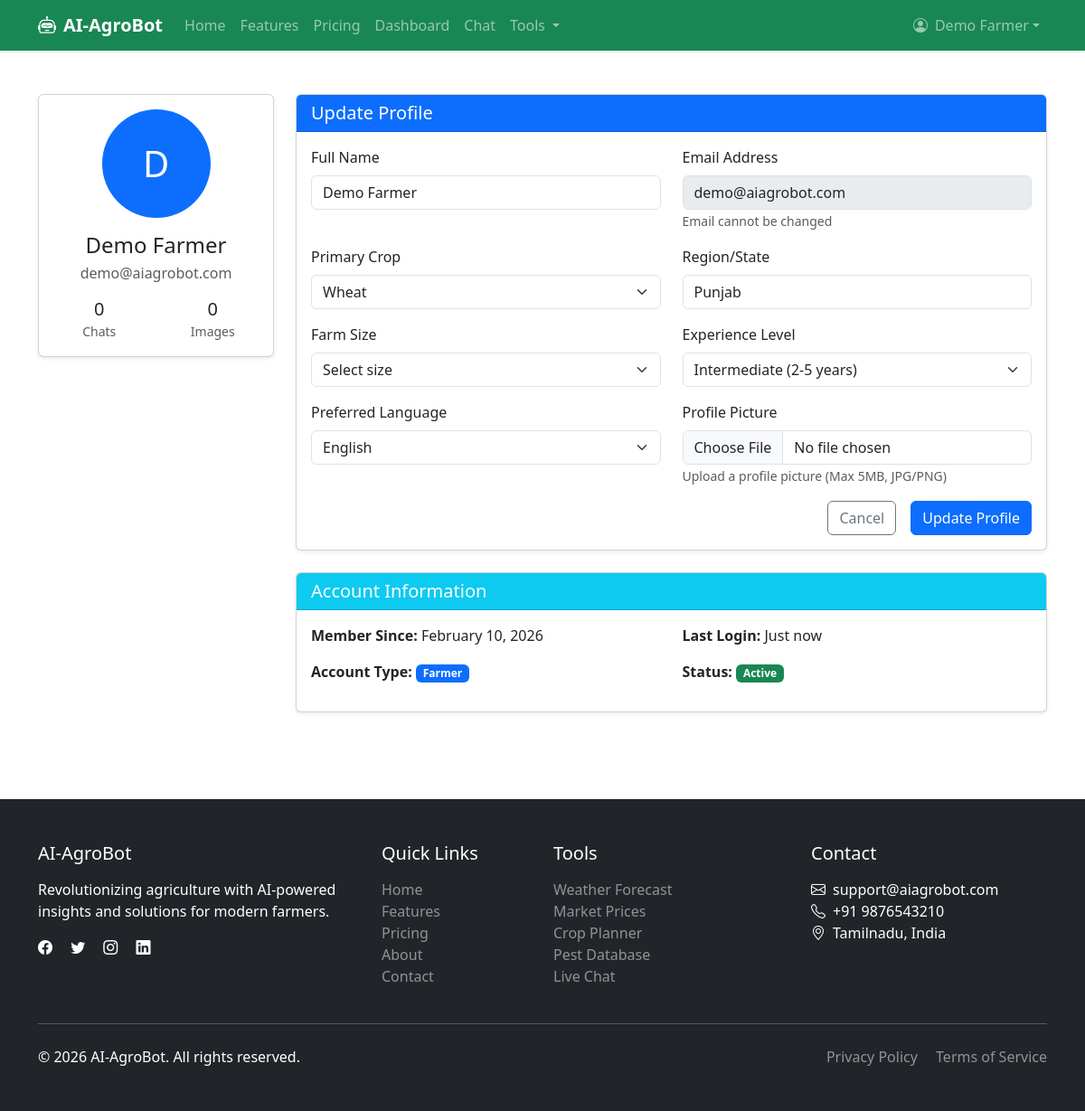
The app's page /profile (signed in), older data.
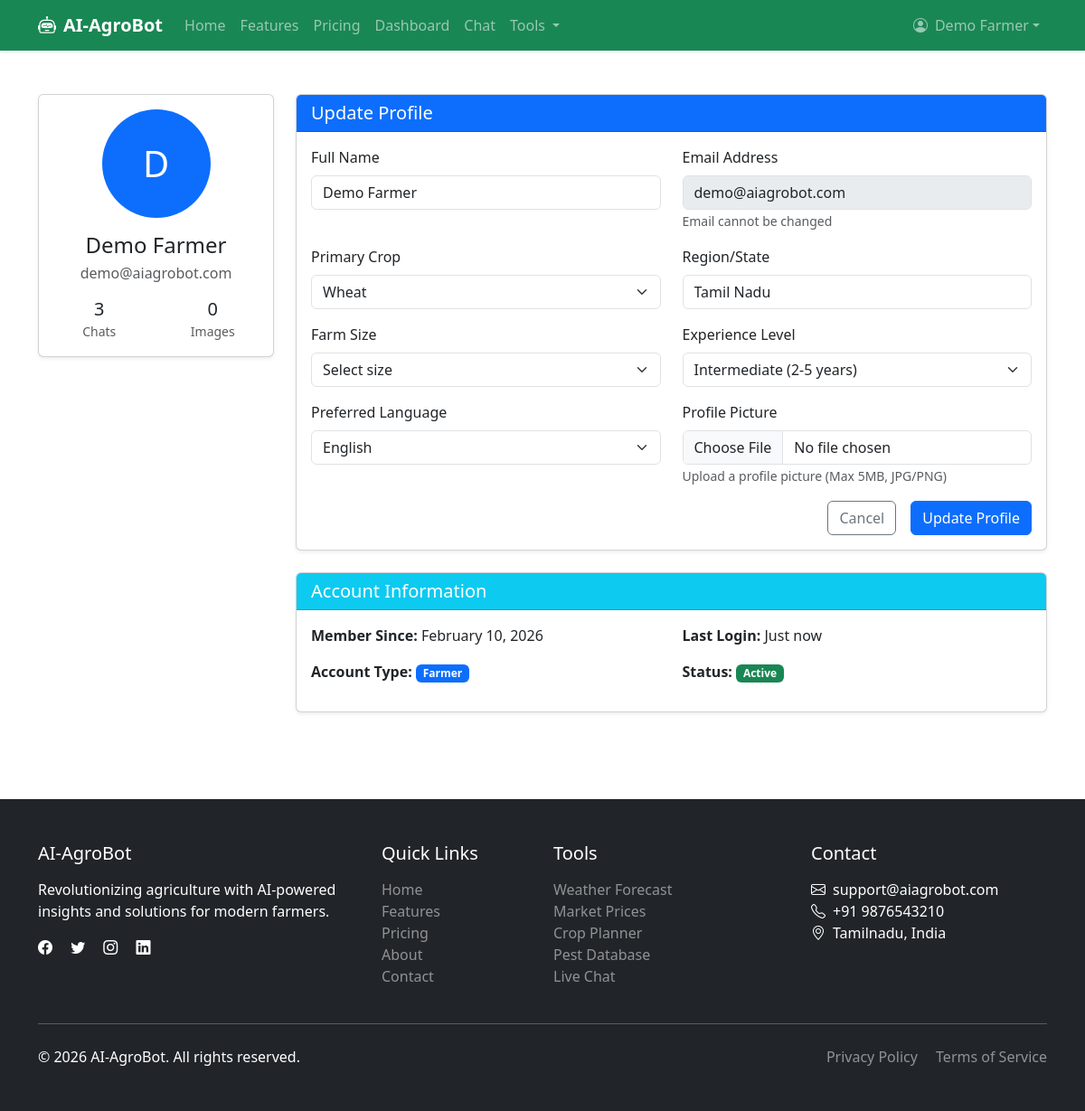
The same page, newer data.
### app.py (models this page shows, shortened)
class User(db.Model, UserMixin):
    __tablename__ = 'users'
    id = db.Column(db.Integer, primary_key=True)
    email = db.Column(db.String(120), unique=True, nullable=False)
    password = db.Column(db.String(200), nullable=False)
    name = db.Column(db.String(100), nullable=False)
    phone = db.Column(db.String(20), nullable=False)
    whatsapp = db.Column(db.String(20))
    dob = db.Column(db.Date)
    gender = db.Column(db.String(20))
    profile_picture = db.Column(db.String(200))
    farm_name = db.Column(db.String(100))
    farm_size = db.Column(db.String(100), nullable=False, default='1-5')
    primary_crop = db.Column(db.String(100), nullable=False, default='Rice')
    secondary_crops = db.Column(db.Text)
    soil_type = db.Column(db.String(50))
    irrigation_type = db.Column(db.String(50))
    region = db.Column(db.String(100), nullable=False, default='')
    district = db.Column(db.String(100))
    farm_address = db.Column(db.Text)
    experience_level = db.Column(db.String(50), nullable=False, default='beginner')
    preferred_language = db.Column(db.String(10), nullable=False, default='en')
    notify_weather = db.Column(db.Boolean, default=True)
    notify_pests = db.Column(db.Boolean, default=True)
    notify_market = db.Column(db.Boolean, default=True)
    notify_tips = db.Column(db.Boolean, default=True)
    interest_organic = db.Column(db.Boolean, default=False)
    interest_hydroponics = db.Column(db.Boolean, default=False)
    interest_precision = db.Column(db.Boolean, default=False)
    interest_dairy = db.Column(db.Boolean, default=False)
    interest_poultry = db.Column(db.Boolean, default=False)
    interest_fisheries = db.Column(db.Boolean, default=False)
    newsletter = db.Column(db.Boolean, default=True)
    share_data = db.Column(db.Boolean, default=False)
    referral_code = db.Column(db.String(50))
    points_balance = db.Column(db.Integer, default=0)
    is_active = db.Column(db.Boolean, default=True)
    is_verified = db.Column(db.Boolean, default=False)
    role = db.Column(db.String(20), default='farmer')
    created_at = db.Column(db.DateTime, default=lambda: datetime.now(timezone.utc))
    updated_at = db.Column(db.DateTime, default=lambda: datetime.now(timezone.utc),
                           onupdate=lambda: datetime.now(timezone.utc))
    last_login = db.Column(db.DateTime)
    email_verified_at = db.Column(db.DateTime)
    phone_verified_at = db.Column(db.DateTime)
    chats = db.relationship('ChatHistory', backref='user', lazy=True, cascade='all, delete-orphan')
    image_analyses = db.relationship('ImageAnalysis', backref='user', lazy=True, cascade='all, delete-orphan')
    activities = db.relationship('UserActivity', backref='user', lazy=True, cascade='all, delete-orphan')
    points = db.relationship('UserPoints', backref='user', lazy=True, cascade='all, delete-orphan')
    crop_plans = db.relationship('CropPlan', backref='user', lazy=True, cascade='all, delete-orphan')
    forum_threads = db.relationship('ForumThread', backref='user', lazy=True)
    forum_posts = db.relationship('ForumPost', backref='user', lazy=True)
    documents = db.relationship('Document', backref='user', lazy='dynamic')

### app.py (the view, shortened to what this page needs)
@app.route("/profile", methods=["GET", "POST"])
@login_required
def profile():
    total_chats = ChatHistory.query.filter_by(user_id=current_user.id).count()
    total_images = ImageAnalysis.query.filter_by(user_id=current_user.id).count()
    return render_template("profile.html", total_chats=total_chats, total_images=total_images)

### app.py (called while the page is built)
@login_manager.user_loader
def load_user(user_id):
    return db.session.get(User, int(user_id))

### templates/profile.html (shortened to what the changed rows need)
{% extends "base.html" %}
{% block content %}
<div class="container py-4">
    <div class="row">
        <div class="col-md-3">
            <div class="card shadow-sm">
                <div class="card-body text-center">
                    <div class="mb-3">
                        {% if current_user.profile_picture %}
                            <img src="{{ url_for('uploaded_file', filename=current_user.profile_picture) }}"
                                 class="rounded-circle" width="120" height="120" alt="Profile Picture">
                        {% else %}
                            <div class="rounded-circle bg-primary d-inline-flex align-items-center justify-content-center"
                                 style="width: 120px; height: 120px;">
                                <span class="text-white display-6">{{ current_user.name[0] if current_user.name else 'F' }}</span>
                            </div>
                        {% endif %}
                    </div>
                    <h4 class="mb-1">{{ current_user.name or 'Farmer' }}</h4>
                    <p class="text-muted mb-3">{{ current_user.email }}</p>
                    <div class="row text-center">
                        <div class="col-6">
                            <div class="stat-card">
                                <h5 class="mb-0">{{ total_chats }}</h5>
                                <small class="text-muted">Chats</small>
                            </div>
                        </div>
                        <div class="col-6">
                        </div>
                    </div>
                </div>
            </div>
        </div>
        <div class="col-md-9">
            <div class="card shadow-sm">
                <div class="card-body">
                    <form method="POST" enctype="multipart/form-data">
                        <div class="row mb-3">
                            <div class="col-md-6">
                                <label for="name" class="form-label">Full Name</label>
                                <input type="text" class="form-control" id="name" name="name"
                                       value="{{ current_user.name or '' }}">
                            </div>
                            <div class="col-md-6">
                                <label for="email" class="form-label">Email Address</label>
                                <input type="email" class="form-control" id="email"
                                       value="{{ current_user.email }}" disabled>
                                <small class="text-muted">Email cannot be changed</small>
                            </div>
                        </div>
                        <div class="row mb-3">
                            <div class="col-md-6">
                                <label for="primary_crop" class="form-label">Primary Crop</label>
                                <select class="form-select" id="primary_crop" name="primary_crop">
                                    <option value="Wheat" {% if current_user.primary_crop == 'Wheat' %}selected{% endif %}>Wheat</option>
                                </select>
                            </div>
                            <div class="col-md-6">
                                <label for="region" class="form-label">Region/State</label>
                                <input type="text" class="form-control" id="region" name="region"
                                       value="{{ current_user.region or '' }}"
                                       placeholder="e.g., Punjab, Maharashtra">
                            </div>
                        </div>
                        <div class="row mb-3">
                            <div class="col-md-6">
                                <label for="experience_level" class="form-label">Experience Level</label>
                                <select class="form-select" id="experience_level" name="experience_level">
                                    <option value="intermediate" {% if current_user.experience_level == 'intermediate' %}selected{% endif %}>Intermediate (2-5 years)</option>
                                </select>
                            </div>
                        </div>
                        <div class="row mb-3">
                            <div class="col-md-6">
                                <label for="preferred_language" class="form-label">Preferred Language</label>
                                <select class="form-select" id="preferred_language" name="preferred_language">
                                    <option value="en" {% if current_user.preferred_language == 'en' %}selected{% endif %}>English</option>
                                </select>
                            </div>
                        </div>
                    </form>
                </div>
            </div>
            <div class="card shadow-sm mt-4">
                <div class="card-body">
                    <div class="row">
                        <div class="col-md-6">
                            <p><strong>Member Since:</strong>
                                {% if current_user.created_at %}
                                    {{ current_user.created_at.strftime('%B %d, %Y') }}
                                {% else %}
                                    N/A
                                {% endif %}
                            </p>
                            <p><strong>Account Type:</strong> <span class="badge bg-primary">{{ current_user.role|title }}</span></p>
                        </div>
                    </div>
                </div>
            </div>
        </div>
    </div>
</div>
{% endblock %}

### templates/base.html (shortened to what the changed rows need)
<!DOCTYPE html>
<html lang="en" data-bs-theme="Light">
<head>
    <link href="https://cdn.jsdelivr.net/npm/bootstrap@5.3.0/dist/css/bootstrap.min.css" rel="stylesheet">
    <link href="https://cdn.jsdelivr.net/npm/bootstrap-icons@1.10.0/font/bootstrap-icons.css" rel="stylesheet">
    <link rel="stylesheet" href="https://cdnjs.cloudflare.com/ajax/libs/animate.css/4.1.1/animate.min.css">
    <link rel="stylesheet" href="{{ url_for('static', filename='css/style.css') }}">
</head>
<body>
    <nav class="navbar navbar-expand-lg navbar-dark bg-success shadow-sm">
        <div class="container">
            <div class="collapse navbar-collapse" id="navbarNav">
                <ul class="navbar-nav">
                    {% if current_user.is_authenticated %}
                    <li class="nav-item dropdown">
                        <a class="nav-link dropdown-toggle d-flex align-items-center" href="#" role="button"
                            data-bs-toggle="dropdown">
                            {% if current_user.profile_picture %}
                            <img src="{{ url_for('uploaded_file', filename=current_user.profile_picture) }}"
                                class="rounded-circle me-2" width="30" height="30" alt="Profile">
                            {% else %}
                            <i class="bi bi-person-circle me-2"></i>
                            {% endif %}
                            {{ current_user.name or 'Farmer' }}
                        </a>
                    </li>
                    {% endif %}
                </ul>
            </div>
        </div>
    </nav>
    <main class="py-4">
        {% block content %}{% endblock %}
    </main>
</body>
</html>

Row changes from the older to the newer data that the page shows:
changed User "Demo Farmer": region "Punjab" → "Tamil Nadu"
Text that changed along with them:
{{ total_chats }}: "0" → "3"
